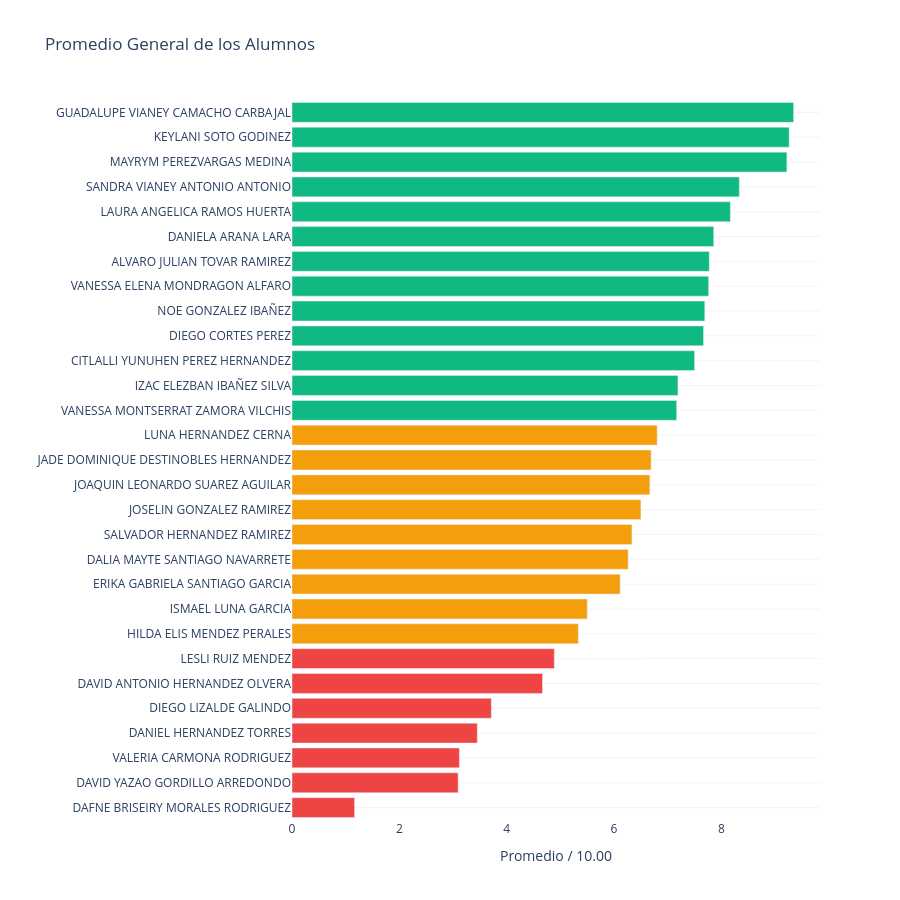

Source (notebook cell):
### Code cell
df_promedio = df_final.sort_values(by='Promedio', ascending=True).copy()
colores_promedio = df_promedio['Promedio'].apply(lambda x: clasificar_alumno(x)[1])

fig5 = go.Figure(go.Bar(
    x=df_promedio['Promedio'],
    y=df_promedio['Nombre Completo'],
    orientation='h',
    marker_color=colores_promedio
))

fig5.update_layout(
    title='Promedio General de los Alumnos',
    xaxis_title='Promedio / 10.00',
    yaxis_title='',
    height=900,
    plot_bgcolor='white',
    yaxis=dict(gridcolor='rgba(200, 200, 200, 0.2)')
)

fig5.show()

### Figure 1 — Plotly figure (JSON) as saved in the notebook; plotly's stock layout.template omitted (floating-point values rounded to 4 significant figures)
{"data": [{"marker": {"color": ["#ef4444", "#ef4444", "#ef4444", "#ef4444", "#ef4444", "#ef4444", "#ef4444", "#f59e0b", "#f59e0b", "#f59e0b", "#f59e0b", "#f59e0b", "#f59e0b", "#f59e0b", "#f59e0b", "#f59e0b", "#10b981", "#10b981", "#10b981", "#10b981", "#10b981", "#10b981", "#10b981", "#10b981", "#10b981", "#10b981", "#10b981", "#10b981", "#10b981"]}, "orientation": "h", "type": "bar", "x": [1.167, 3.095, 3.118, 3.452, 3.713, 4.667, 4.887, 5.333, 5.5, 6.113, 6.262, 6.333, 6.5, 6.667, 6.69, 6.803, 7.167, 7.19, 7.5, 7.667, 7.69, 7.762, 7.773, 7.857, 8.167, 8.333, 9.22, 9.262, 9.345], "y": ["DAFNE BRISEIRY MORALES RODRIGUEZ", "DAVID YAZAO GORDILLO ARREDONDO", "VALERIA CARMONA RODRIGUEZ", "DANIEL HERNANDEZ TORRES", "DIEGO LIZALDE GALINDO", "DAVID ANTONIO HERNANDEZ OLVERA", "LESLI RUIZ MENDEZ", "HILDA ELIS MENDEZ PERALES", "ISMAEL LUNA GARCIA", "ERIKA GABRIELA SANTIAGO GARCIA", "DALIA MAYTE SANTIAGO NAVARRETE", "SALVADOR HERNANDEZ RAMIREZ", "JOSELIN GONZALEZ RAMIREZ", "JOAQUIN LEONARDO SUAREZ AGUILAR", "JADE DOMINIQUE DESTINOBLES HERNANDEZ", "LUNA HERNANDEZ CERNA", "VANESSA MONTSERRAT ZAMORA VILCHIS", "IZAC ELEZBAN IBAÑEZ SILVA", "CITLALLI YUNUHEN PEREZ HERNANDEZ", "DIEGO CORTES PEREZ", "NOE GONZALEZ IBAÑEZ", "VANESSA ELENA MONDRAGON ALFARO", "ALVARO JULIAN TOVAR RAMIREZ", "DANIELA ARANA LARA", "LAURA ANGELICA RAMOS HUERTA", "SANDRA VIANEY ANTONIO ANTONIO", "MAYRYM PEREZVARGAS MEDINA", "KEYLANI SOTO GODINEZ", "GUADALUPE VIANEY CAMACHO CARBAJAL"]}], "layout": {"height": 900, "plot_bgcolor": "white", "title": {"text": "Promedio General de los Alumnos"}, "xaxis": {"title": {"text": "Promedio / 10.00"}}, "yaxis": {"gridcolor": "rgba(200, 200, 200, 0.2)", "title": {"text": ""}}}}
